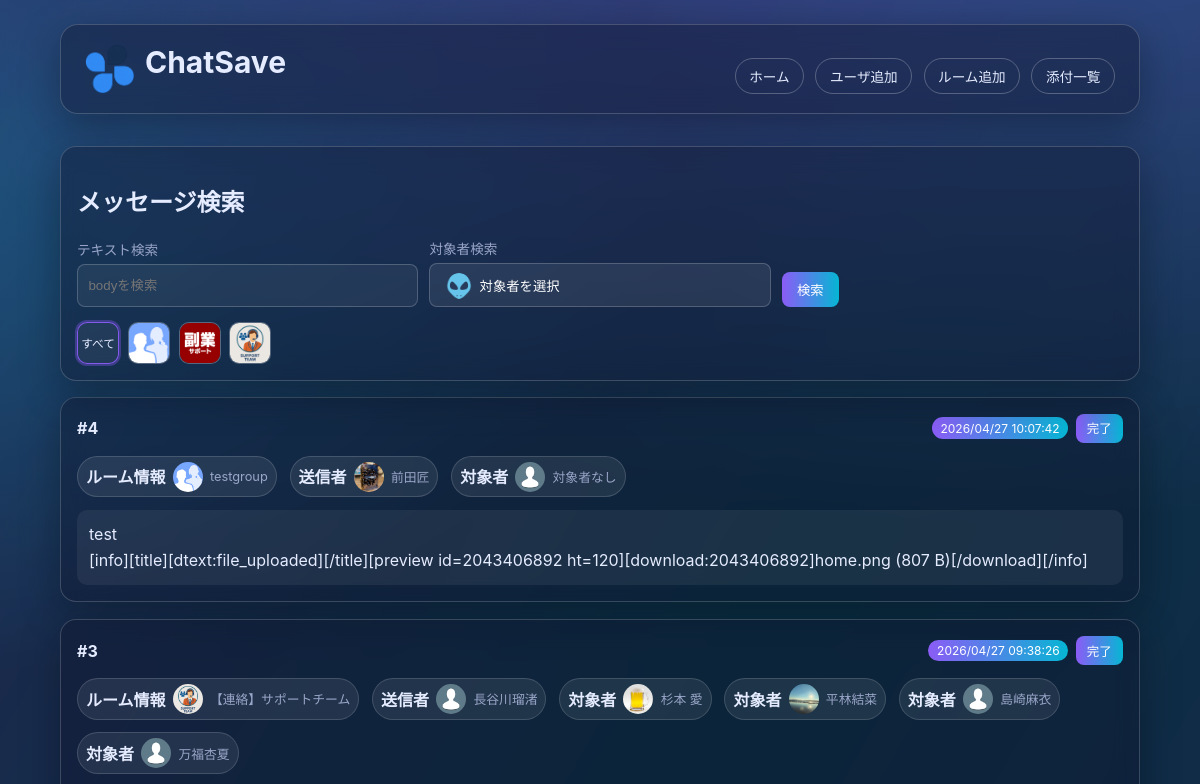
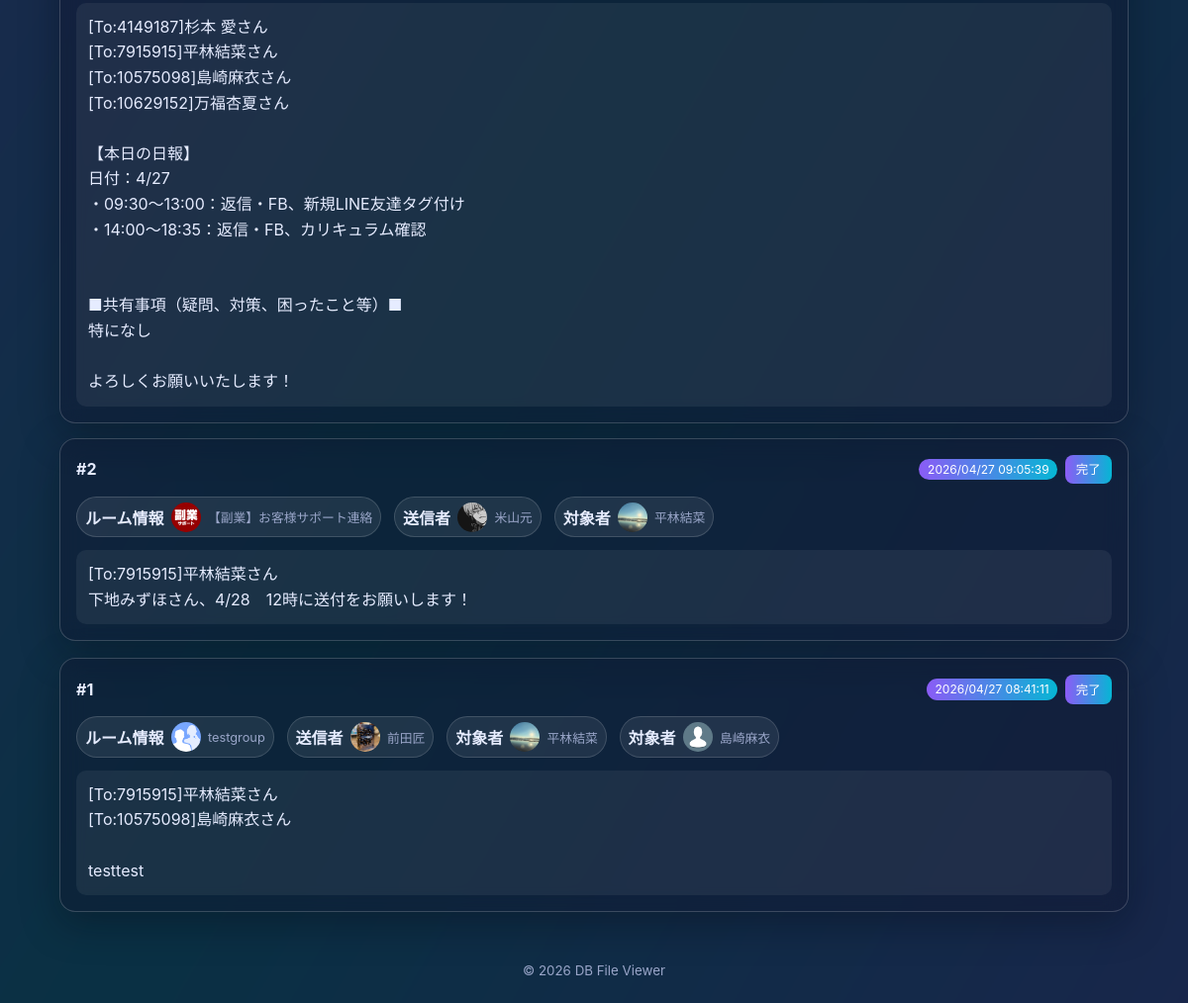
The page / on the database its author committed (2 pictures, top to bottom).
### tables this page shows
CREATE TABLE room (
            id INTEGER PRIMARY KEY AUTOINCREMENT,
            room_name TEXT NOT NULL,
            room_id TEXT NOT NULL,
            room_icon TEXT
        );

CREATE TABLE message (
            id INTEGER PRIMARY KEY AUTOINCREMENT,
            room_id INTEGER,
            account_id TEXT,
            body TEXT NOT NULL,
            send_time TEXT,
            task INTEGER NOT NULL DEFAULT 0
        , message_id TEXT);

CREATE TABLE users (
            id INTEGER PRIMARY KEY AUTOINCREMENT,
            user_name TEXT NOT NULL,
            account_id TEXT NOT NULL,
            user_icon TEXT
        );

### index.php (the view, shortened to what this page needs)
<?php
$pdo = get_db();
$q = trim((string)($_GET['q'] ?? ''));
$selectedRoomId = trim((string)($_GET['room_id'] ?? ''));
$page = max(1, (int)($_GET['page'] ?? 1));
$perPage = 30;
$rooms = $pdo->query('SELECT id, room_id, room_name, room_icon FROM room ORDER BY room_name ASC')->fetchAll(PDO::FETCH_ASSOC);
$users = $pdo->query('SELECT account_id, user_name, user_icon FROM users ORDER BY user_name ASC')->fetchAll(PDO::FETCH_ASSOC);
$sql = <<<'SQL'
SELECT
    m.id,
    m.room_id,
    m.account_id,
    m.body,
    m.send_time,
    COALESCE(m.task, 0) AS task,
    r.room_name,
    r.room_icon,
    u.user_name,
    u.user_icon
FROM message m
LEFT JOIN room r ON CAST(m.room_id AS TEXT) = r.room_id
LEFT JOIN users u ON m.account_id = u.account_id
WHERE 1=1
SQL;
$params = [];
$sql .= ' ORDER BY COALESCE(m.send_time, "") DESC, m.id DESC';
$stmt = $pdo->prepare($sql);
$stmt->execute($params);
$messages = $stmt->fetchAll(PDO::FETCH_ASSOC);
function parse_targets_from_body(string $body): array
{
    if (preg_match_all('/\[to:\s*([^\]\s]+)\]/i', $body, $matches) > 0) {
        $accountIds = array_values(array_unique(array_filter(array_map(static fn(string $value): string => trim($value), $matches[1] ?? []), static fn(string $value): bool => $value !== '')));
        return ['type' => 'user', 'account_ids' => $accountIds];
    }
    return ['type' => 'none', 'account_ids' => []];
}
$targetUsersByAccountId = [];
foreach ($users as $user) {
    $targetUsersByAccountId[(string)$user['account_id']] = $user;
}
foreach ($messages as $index => $message) {
    $target = parse_targets_from_body((string)($message['body'] ?? ''));
    $messages[$index]['target_type'] = $target['type'];
    $messages[$index]['target_account_ids'] = $target['account_ids'];
}
$offset = ($page - 1) * $perPage;
$messages = array_slice($messages, $offset, $perPage);
$selectedTargetLabel = '対象者を選択';
$selectedTargetIcon = 'img/all.png';
function build_query(array $overrides = []): string
{
    $params = [
        'q' => trim((string)($_GET['q'] ?? '')),
        'room_id' => trim((string)($_GET['room_id'] ?? '')),
        'target' => trim((string)($_GET['target'] ?? '')),
        'page' => (string)max(1, (int)($_GET['page'] ?? 1)),
    ];
    foreach ($overrides as $key => $value) {
        $params[$key] = (string)$value;
    }
    if (($params['page'] ?? '1') === '1') {
        unset($params['page']);
    }
    return http_build_query(array_filter($params, static fn(string $value): bool => $value !== ''));
}
include __DIR__ . '/header.php';
?>
<section class="card glass form-card">
  <h2>メッセージ検索</h2>
  <form method="get" class="admin-form horizontal-form search-row">
    <label>テキスト検索
      <input type="text" name="q" value="<?php echo htmlspecialchars($q, ENT_QUOTES, 'UTF-8'); ?>" placeholder="bodyを検索">
    </label>
    <label>対象者検索
      <div class="target-dropdown" data-target-dropdown>
        <button type="button" class="target-dropdown-toggle" data-target-toggle>
          <img src="<?php echo htmlspecialchars($selectedTargetIcon, ENT_QUOTES, 'UTF-8'); ?>" alt="選択対象" onerror="this.onerror=null;this.src='img/noimage.png';">
          <span><?php echo htmlspecialchars($selectedTargetLabel, ENT_QUOTES, 'UTF-8'); ?></span>
        </button>
      </div>
    </label>
    <button type="submit">検索</button>
  </form>
  <div class="icon-filter-row" aria-label="ルーム絞り込み">
    <a href="index.php?<?php echo htmlspecialchars(build_query(['room_id' => '', 'page' => '1']), ENT_QUOTES, 'UTF-8'); ?>" class="icon-filter-button <?php echo $selectedRoomId === '' ? 'active' : ''; ?>" title="すべて表示">
      すべて
    </a>
    <?php foreach ($rooms as $room): ?>
      <?php
        $roomId = (string)$room['room_id'];
        $roomName = (string)$room['room_name'];
        $iconPath = trim((string)($room['room_icon'] ?? ''));
      ?>
      <a
        href="index.php?<?php echo htmlspecialchars(build_query(['room_id' => $roomId, 'page' => '1']), ENT_QUOTES, 'UTF-8'); ?>"
        class="icon-filter-button <?php echo $selectedRoomId === $roomId ? 'active' : ''; ?>"
        title="<?php echo htmlspecialchars($roomName, ENT_QUOTES, 'UTF-8'); ?>"
      >
        <img src="<?php echo htmlspecialchars($iconPath !== '' ? $iconPath : 'img/noimage.png', ENT_QUOTES, 'UTF-8'); ?>" alt="<?php echo htmlspecialchars($roomName, ENT_QUOTES, 'UTF-8'); ?>" onerror="this.onerror=null;this.src='img/noimage.png';">
      </a>
    <?php endforeach; ?>
  </div>
</section>
<section class="cards" aria-label="メッセージ一覧">
  <?php foreach ($messages as $message): ?>
    <?php
      $roomName = trim((string)($message['room_name'] ?? ''));
      $roomLabel = $roomName !== '' ? $roomName : ('room_id: ' . (string)$message['room_id']);
      $roomIcon = trim((string)($message['room_icon'] ?? ''));
      $senderName = trim((string)($message['user_name'] ?? ''));
      $senderLabel = $senderName !== '' ? $senderName : ('account_id: ' . (string)$message['account_id']);
      $senderIcon = trim((string)($message['user_icon'] ?? ''));
      $targetType = (string)($message['target_type'] ?? 'none');
      $targetAccountIds = is_array($message['target_account_ids'] ?? null) ? $message['target_account_ids'] : [];
      $targetUsers = [];
      foreach ($targetAccountIds as $targetAccountId) {
          $targetUsers[] = $targetUsersByAccountId[(string)$targetAccountId] ?? ['account_id' => (string)$targetAccountId];
      }
      $targetEntries = [];
      if ($targetType === 'all') {
          $targetEntries[] = [
              'label' => '全員',
              'icon' => 'img/all.png',
          ];
      } else {
          foreach ($targetUsers as $targetUser) {
              $targetName = trim((string)($targetUser['user_name'] ?? ''));
              $targetAccountId = trim((string)($targetUser['account_id'] ?? ''));
              $targetLabel = '';
              if ($targetName !== '') {
                  $targetLabel = $targetName;
              } elseif ($targetAccountId !== '') {
                  $targetLabel = 'account_id: ' . $targetAccountId;
              }
              if ($targetLabel !== '') {
                  $targetEntries[] = [
                      'label' => $targetLabel,
                      'icon' => trim((string)($targetUser['user_icon'] ?? '')),
                  ];
              }
          }
      }
      if ($targetEntries === []) {
          $targetEntries[] = [
              'label' => '対象者なし',
              'icon' => 'img/noimage.png',
          ];
      }
      $rawSendTime = trim((string)($message['send_time'] ?? ''));
      $timestamp = strtotime($rawSendTime);
      $formattedSendTime = $rawSendTime;
      if ($timestamp !== false) {
          $formattedSendTime = date('Y/m/d H:i:s', $timestamp);
      }
      $isTaskDone = (int)($message['task'] ?? 0) === 1;
    ?>
    <article class="card glass message-card <?php echo $isTaskDone ? 'is-complete' : ''; ?>" data-message-id="<?php echo (int)$message['id']; ?>">
      <div class="card-head">
        <h2>#<?php echo (int)$message['id']; ?></h2>
        <div class="card-actions">
          <span class="badge"><?php echo htmlspecialchars($formattedSendTime, ENT_QUOTES, 'UTF-8'); ?></span>
          <button type="button" class="task-toggle" data-task-state="<?php echo $isTaskDone ? '1' : '0'; ?>"><?php echo $isTaskDone ? '取消' : '完了'; ?></button>
        </div>
      </div>
      <div class="message-meta-row">
        <div class="entity-chip" data-tooltip="<?php echo htmlspecialchars($roomLabel, ENT_QUOTES, 'UTF-8'); ?>">
          <strong>ルーム情報</strong>
          <img src="<?php echo htmlspecialchars($roomIcon !== '' ? $roomIcon : 'img/noimage.png', ENT_QUOTES, 'UTF-8'); ?>" alt="<?php echo htmlspecialchars($roomLabel, ENT_QUOTES, 'UTF-8'); ?>" onerror="this.onerror=null;this.src='img/noimage.png';">
          <span><?php echo htmlspecialchars($roomLabel, ENT_QUOTES, 'UTF-8'); ?></span>
        </div>
        <div class="entity-chip" data-tooltip="<?php echo htmlspecialchars($senderLabel, ENT_QUOTES, 'UTF-8'); ?>">
          <strong>送信者</strong>
          <img src="<?php echo htmlspecialchars($senderIcon !== '' ? $senderIcon : 'img/noimage.png', ENT_QUOTES, 'UTF-8'); ?>" alt="<?php echo htmlspecialchars($senderLabel, ENT_QUOTES, 'UTF-8'); ?>" onerror="this.onerror=null;this.src='img/noimage.png';">
          <span><?php echo htmlspecialchars($senderLabel, ENT_QUOTES, 'UTF-8'); ?></span>
        </div>
        <?php foreach ($targetEntries as $targetEntry): ?>
          <?php
            $targetLabel = (string)($targetEntry['label'] ?? '対象者なし');
            $targetIcon = trim((string)($targetEntry['icon'] ?? ''));
          ?>
          <div class="entity-chip" data-tooltip="<?php echo htmlspecialchars($targetLabel, ENT_QUOTES, 'UTF-8'); ?>">
            <strong>対象者</strong>
            <img src="<?php echo htmlspecialchars($targetIcon !== '' ? $targetIcon : 'img/all.png', ENT_QUOTES, 'UTF-8'); ?>" alt="<?php echo htmlspecialchars($targetLabel, ENT_QUOTES, 'UTF-8'); ?>" onerror="this.onerror=null;this.src='img/all.png';">
            <span><?php echo htmlspecialchars($targetLabel, ENT_QUOTES, 'UTF-8'); ?></span>
          </div>
        <?php endforeach; ?>
      </div>
      <div class="message-body"><?php echo nl2br(htmlspecialchars((string)$message['body'], ENT_QUOTES, 'UTF-8')); ?></div>
    </article>
  <?php endforeach; ?>
</section>
<?php include __DIR__ . '/footer.php'; ?>

### style/style.css (style rules this page uses)
:root { --bg: #0b1020; --text: #e6ecff; --muted: #9aa6c9; --card: rgba(16, 22, 45, 0.40); --border: rgba(255, 255, 255, 0.18); --accent-a: #8b5cf6; --accent-b: #06b6d4; }
* { box-sizing: border-box; }
body { margin: 0; min-height: 100vh; font-family: "Inter", "Noto Sans JP", system-ui, sans-serif; color: var(--text); background: radial-gradient(1200px 700px at 85% -10%, rgba(139, 92, 246, 0.45), transparent), radial-gradient(800px 500px at -10% 10%, rgba(6, 182, 212, 0.35), transparent), var(--bg); overflow-x: hidden; }
.glass { background: var(--card); border: 1px solid var(--border); backdrop-filter: blur(12px); -webkit-backdrop-filter: blur(12px); box-shadow: 0 12px 38px rgba(5, 8, 20, .35); }
.cards { display: flex; grid-template-columns: repeat(auto-fit, minmax(270px, 1fr)); gap: 1rem; flex-direction: column; position: relative; z-index: 1; }
.card { border-radius: 16px; padding: 1rem; transform: translateY(6px); opacity: 0; animation: slideUp .55s ease forwards; animation-delay: var(--delay, 0ms); transition: transform .2s ease, border-color .2s ease; }
.card-head { display: flex; justify-content: space-between; align-items: center; gap: .6rem; margin-bottom: .8rem; }
.card-head h2 { margin: 0; font-size: 1rem; overflow-wrap: anywhere; }
.badge { padding: .2rem .55rem; border-radius: 999px; font-size: .75rem; color: #fff; background: linear-gradient(90deg, var(--accent-a), var(--accent-b)); }
.form-card { margin-bottom: 1rem; position: relative; z-index: 40; }
.admin-form { display: grid; gap: .7rem; }
.admin-form label { display: grid; gap: .35rem; font-size: .85rem; color: var(--muted); }
.admin-form input { border-radius: 8px; border: 1px solid rgba(255,255,255,.2); padding: 13px .65rem; background: rgba(255,255,255,.06); color: var(--text); }
button { width: fit-content; border: 0; border-radius: 8px; padding: .5rem .95rem; cursor: pointer; color: #fff; background: linear-gradient(90deg, var(--accent-a), var(--accent-b)); }
.horizontal-form { grid-template-columns: repeat(auto-fit, minmax(180px, 1fr)); align-items: end; }
.search-row { margin-bottom: .9rem; }
.icon-filter-row { display: flex; flex-wrap: wrap; gap: .55rem; }
.icon-filter-button { width: 42px; height: 42px; border-radius: 10px; border: 1px solid rgba(255,255,255,.24); display: inline-flex; align-items: center; justify-content: center; text-decoration: none; background: rgba(255,255,255,.06); color: var(--text); font-size: .73rem; }
.icon-filter-button img { width: 100%; height: 100%; border-radius: 9px; object-fit: cover; }
.icon-filter-button.active { border-color: rgba(139, 92, 246, .95); box-shadow: 0 0 0 2px rgba(139, 92, 246, .35); }
.message-meta-row { display: flex; flex-wrap: wrap; gap: .8rem; margin-bottom: .8rem; }
.entity-chip { display: inline-flex; align-items: center; gap: .45rem; padding: .3rem .5rem; border-radius: 999px; background: rgba(255, 255, 255, .08); border: 1px solid rgba(255,255,255,.15); position: relative; }
.entity-chip img { width: 30px; height: 30px; border-radius: 999px; object-fit: cover; }
.entity-chip span { font-size: .8rem; color: var(--muted); }
.entity-chip::after { content: attr(data-tooltip); position: absolute; bottom: calc(100% + 8px); left: 50%; transform: translateX(-50%) scale(.98); transform-origin: bottom center; background: rgba(9, 13, 30, .98); border: 1px solid rgba(255,255,255,.2); border-radius: 8px; padding: .35rem .55rem; font-size: .75rem; color: #fff; opacity: 0; pointer-events: none; white-space: nowrap; transition: opacity .15s ease, transform .15s ease; }
.message-body { padding: .75rem; border-radius: 10px; background: rgba(255,255,255,.06); line-height: 1.6; overflow-wrap: anywhere; }
.target-dropdown { position: relative; }
.target-dropdown-toggle { width: 100%; display: flex; align-items: center; gap: .5rem; justify-content: flex-start; background: rgba(255,255,255,.08); border: 1px solid rgba(255,255,255,.2); }
.target-dropdown-toggle img, .target-option img { width: 26px; height: 26px; border-radius: 999px; object-fit: cover; }
.message-card { position: relative; overflow: hidden; }
.card-actions { display: flex; align-items: center; gap: .45rem; }
.task-toggle { padding: .35rem .7rem; font-size: .78rem; }

### rows shown on the page
room: room_icon (picture)
room: room_icon (picture)
room: room_icon (picture)
message: id "4", send_time "2026/04/27 10:07:42", room.room_icon (picture), room.room_name "testgroup", users.user_icon (picture), users.user_name "前田匠", targetLabel "対象者なし", body "test [info][title][dtext:file_uploaded][/title][preview id=2043406892 ht=120][download:2043406892]home.png (807 B)[/download][/info]"
message: id "3", send_time "2026/04/27 09:38:26", room.room_icon (picture), room.room_name "【連絡】サポートチーム", users.user_icon (picture), users.user_name "長谷川瑠渚", body "[To:4149187]杉本 愛さん [To:7915915]平林結菜さん [To:10575098]島崎麻衣さん [To:10629152]万福杏夏さん 【本日の日報】 日付：4/27 ・09:30～13:00：返信・FB、新規LINE友達タグ付け ・14:00～18:35：返信・FB、カリキュラム確認 ■共有事項（疑問、対策、困ったこと等）■ 特になし よろしくお願いいたします！"
users: user_icon (picture), user_name "杉本 愛"
users: user_icon (picture), user_name "平林結菜"
users: user_icon (picture), user_name "島崎麻衣"
users: user_icon (picture), user_name "万福杏夏"
message: id "2", send_time "2026/04/27 09:05:39", room.room_icon (picture), room.room_name "【副業】お客様サポート連絡", users.user_icon (picture), users.user_name "米山元", body "[To:7915915]平林結菜さん 下地みずほさん、4/28 12時に送付をお願いします！"
message: id "1", send_time "2026/04/27 08:41:11", room.room_icon (picture), room.room_name "testgroup", users.user_icon (picture), users.user_name "前田匠", body "[To:7915915]平林結菜さん [To:10575098]島崎麻衣さん testtest"

### other values the page prints
$selectedTargetLabel "対象者を選択"
